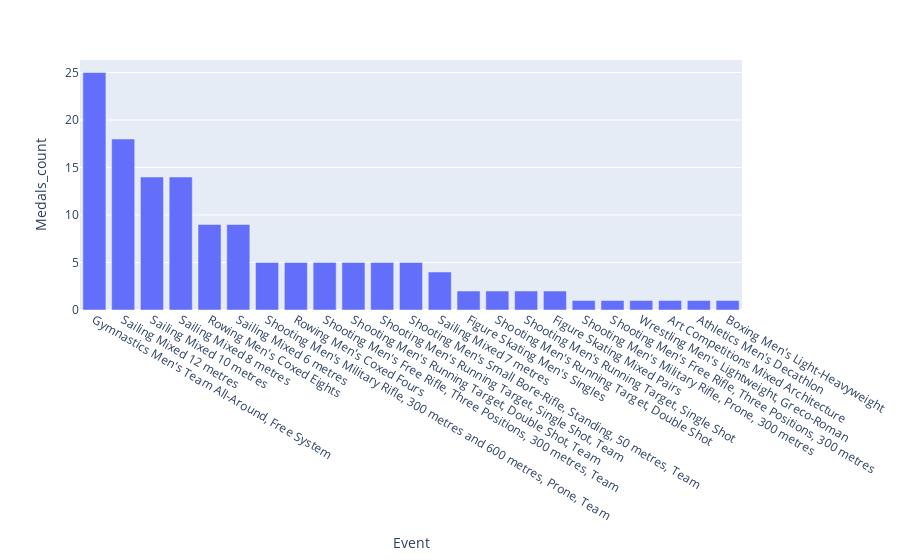

The notebook cell saved with this chart:
### Code cell
fig = px.bar(summer_1920_results, x="Event", y="Medals_count")
fig.show()

### Figure 1 — Plotly figure (JSON) as saved in the notebook; plotly's stock layout.template omitted (floating-point values rounded to 4 significant figures)
{"data": [{"alignmentgroup": "True", "hovertemplate": "Event=%{x}<br>Medals_count=%{y}<extra></extra>", "legendgroup": "", "marker": {"color": "#636efa", "pattern": {"shape": ""}}, "name": "", "offsetgroup": "", "orientation": "v", "showlegend": false, "textposition": "auto", "type": "bar", "x": ["Gymnastics Men's Team All-Around, Free System", "Sailing Mixed 12 metres", "Sailing Mixed 10 metres", "Sailing Mixed 8 metres", "Rowing Men's Coxed Eights", "Sailing Mixed 6 metres", "Shooting Men's Military Rifle, 300 metres and 600 metres, Prone, Team", "Rowing Men's Coxed Fours", "Shooting Men's Free Rifle, Three Positions, 300 metres, Team", "Shooting Men's Running Target, Double Shot, Team", "Shooting Men's Running Target, Single Shot, Team", "Shooting Men's Small Bore-Rifle, Standing, 50 metres, Team", "Sailing Mixed 7 metres", "Figure Skating Men's Singles", "Shooting Men's Running Target, Double Shot", "Shooting Men's Running Target, Single Shot", "Figure Skating Mixed Pairs", "Shooting Men's Military Rifle, Prone, 300 metres", "Shooting Men's Free Rifle, Three Positions, 300 metres", "Wrestling Men's Lightweight, Greco-Roman", "Art Competitions Mixed Architecture", "Athletics Men's Decathlon", "Boxing Men's Light-Heavyweight"], "xaxis": "x", "y": [25, 18, 14, 14, 9, 9, 5, 5, 5, 5, 5, 5, 4, 2, 2, 2, 2, 1, 1, 1, 1, 1, 1], "yaxis": "y"}], "layout": {"barmode": "relative", "legend": {"tracegroupgap": 0}, "margin": {"t": 60}, "xaxis": {"anchor": "y", "domain": [0, 1], "title": {"text": "Event"}}, "yaxis": {"anchor": "x", "domain": [0, 1], "title": {"text": "Medals_count"}}}}
